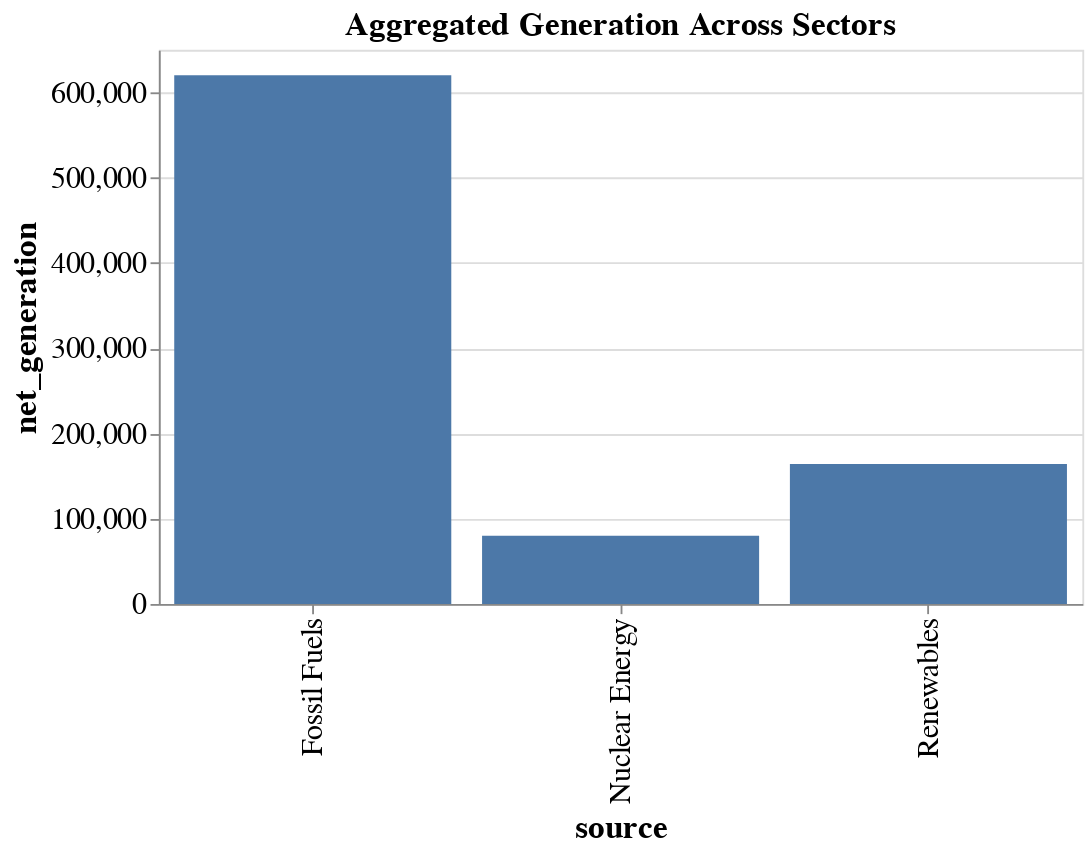

The code cell stored with this chart in its notebook:
### Markdown cell above
Finally, use this dataframe to generate the desired plot. Adjust the plot to have appropriate font sizes and dimensions - also include a title.

### Code cell
## Replace this cell with your answers
alt.Chart(
    aggregate_gen,
    title = "Aggregated Generation Across Sectors"
).mark_bar().encode(
    x = 'source',
    y = 'net_generation'
).properties(
    width = 500
).configure_axis(
    labelFontSize = 16,
    titleFontSize = 18
).configure_title(
    fontSize = 18
)

### Figure 1 — Vega-Lite specification as saved in the notebook (floating-point values rounded to 4 significant figures)
{"config": {"view": {"continuousWidth": 400, "continuousHeight": 300}, "axis": {"labelFontSize": 16, "titleFontSize": 18}, "title": {"fontSize": 18}}, "data": {"name": "data-f8618c4be127c2cab33b85643d51c526"}, "mark": "bar", "encoding": {"x": {"field": "source", "type": "nominal"}, "y": {"field": "net_generation", "type": "quantitative"}}, "title": "Aggregated Generation Across Sectors", "width": 500, "$schema": "https://vega.github.io/schema/vega-lite/v4.17.0.json", "datasets": {"data-f8618c4be127c2cab33b85643d51c526": [{"source": "Fossil Fuels", "net_generation": 620129}, {"source": "Nuclear Energy", "net_generation": 80103}, {"source": "Renewables", "net_generation": 164220}]}}
